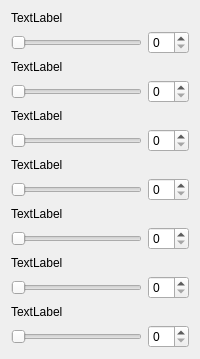
                 <widget class="QWidget" name="page_3">
                  <attribute name="label">
                   <string>颜色</string>
                  </attribute>
                  <layout class="QVBoxLayout" name="verticalLayout_21">
                   <item>
                    <widget class="QLabel" name="label_10">
                     <property name="text">
                      <string>TextLabel</string>
                     </property>
                    </widget>
                   </item>
                   <item>
                    <layout class="QHBoxLayout" name="horizontalLayout_11">
                     <item>
                      <widget class="QSlider" name="horizontalSlider_4">
                       <property name="orientation">
                        <enum>Qt::Horizontal</enum>
                       </property>
                      </widget>
                     </item>
                     <item>
                      <widget class="QSpinBox" name="spinBox_4"/>
                     </item>
                    </layout>
                   </item>
                   <item>
                    <widget class="QLabel" name="label_17">
                     <property name="text">
                      <string>TextLabel</string>
                     </property>
                    </widget>
                   </item>
                   <item>
                    <layout class="QHBoxLayout" name="horizontalLayout_18">
                     <item>
                      <widget class="QSlider" name="horizontalSlider_8">
                       <property name="orientation">
                        <enum>Qt::Horizontal</enum>
                       </property>
                      </widget>
                     </item>
                     <item>
                      <widget class="QSpinBox" name="spinBox_8"/>
                     </item>
                    </layout>
                   </item>
                   <item>
                    <widget class="QLabel" name="label_18">
                     <property name="text">
                      <string>TextLabel</string>
                     </property>
                    </widget>
                   </item>
                   <item>
                    <layout class="QHBoxLayout" name="horizontalLayout_26">
                     <item>
                      <widget class="QSlider" name="horizontalSlider_13">
                       <property name="orientation">
                        <enum>Qt::Horizontal</enum>
                       </property>
                      </widget>
                     </item>
                     <item>
                      <widget class="QSpinBox" name="spinBox_13"/>
                     </item>
                    </layout>
                   </item>
                   <item>
                    <widget class="QLabel" name="label_27">
                     <property name="text">
                      <string>TextLabel</string>
                     </property>
                    </widget>
                   </item>
                   <item>
                    <layout class="QHBoxLayout" name="horizontalLayout_27">
                     <item>
                      <widget class="QSlider" name="horizontalSlider_14">
                       <property name="orientation">
                        <enum>Qt::Horizontal</enum>
                       </property>
                      </widget>
                     </item>
                     <item>
                      <widget class="QSpinBox" name="spinBox_14"/>
                     </item>
                    </layout>
                   </item>
                   <item>
                    <widget class="QLabel" name="label_28">
                     <property name="text">
                      <string>TextLabel</string>
                     </property>
                    </widget>
                   </item>
                   <item>
                    <layout class="QHBoxLayout" name="horizontalLayout_31">
                     <item>
                      <widget class="QSlider" name="horizontalSlider_18">
                       <property name="orientation">
                        <enum>Qt::Horizontal</enum>
                       </property>
                      </widget>
                     </item>
                     <item>
                      <widget class="QSpinBox" name="spinBox_18"/>
                     </item>
                    </layout>
                   </item>
                   <item>
                    <widget class="QLabel" name="label_29">
                     <property name="text">
                      <string>TextLabel</string>
                     </property>
                    </widget>
                   </item>
                   <item>
                    <layout class="QHBoxLayout" name="horizontalLayout_42">
                     <item>
                      <widget class="QSlider" name="horizontalSlider_26">
                       <property name="orientation">
                        <enum>Qt::Horizontal</enum>
                       </property>
                      </widget>
                     </item>
                     <item>
                      <widget class="QSpinBox" name="spinBox_26"/>
                     </item>
                    </layout>
                   </item>
                   <item>
                    <widget class="QLabel" name="label_41">
                     <property name="text">
                      <string>TextLabel</string>
                     </property>
                    </widget>
                   </item>
                   <item>
                    <layout class="QHBoxLayout" name="horizontalLayout_44">
                     <item>
                      <widget class="QSlider" name="horizontalSlider_28">
                       <property name="orientation">
                        <enum>Qt::Horizontal</enum>
                       </property>
                      </widget>
                     </item>
                     <item>
                      <widget class="QSpinBox" name="spinBox_28"/>
                     </item>
                    </layout>
                   </item>
                  </layout>
                 </widget>
